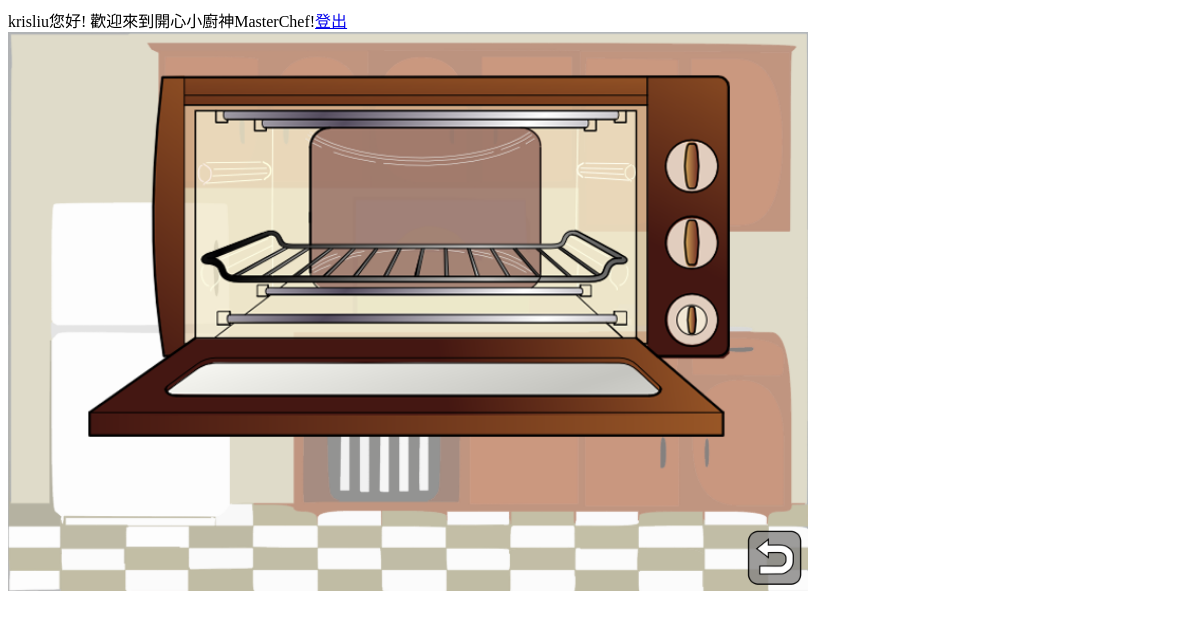
Page /masterchef/pizzamaterial.php (signed in) on the earlier database version.
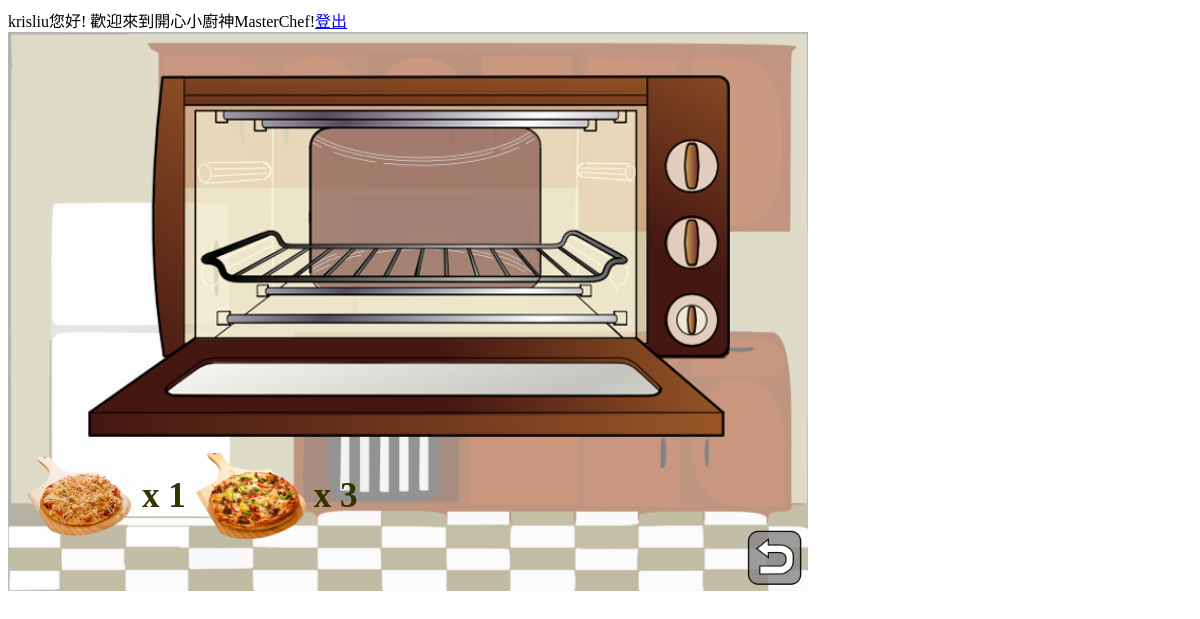
Same page on the later database version.
### tables this page shows
CREATE TABLE IF NOT EXISTS `pizzaoven` (
  `uid` int(11) NOT NULL,
  `user` varchar(11) NOT NULL,
  `name` varchar(20) NOT NULL,
  `amount` int(11) NOT NULL,
  `exp` int(11) NOT NULL,
  `time` int(11) NOT NULL,
  `cash` int(11) NOT NULL,
  `sold` int(11) NOT NULL
);

### masterchef/pizzamaterial.php (the view, shortened to what this page needs)
<?php
require("config.php");
?>
<head>
</head>
<html>
<body>
    <div class="container">
		<div>
            <div id="droppable" class="ui-widget-header">
				<img src ="pics\ovenhome.png" style="z-index:1" width="800px" id="pizza">
			</div>
		</div>
	</div>
<div class="equipment">
<table>
<?php
$sql = "select * from pizzaoven where amount>0;";
$results=mysqli_query($conn,$sql);
echo "<tr>";
while ($rs=mysqli_fetch_array($results)) {
	$src = $rs['name'];
	if($rs['status']==0)
	echo "<td><a class=\"js-open-modal btn\" href=\"#\" data-modal-id=\"buy{$rs['uid']}\">
	<img src=\"pics\\{$src}.png\" width=\"120px\"></a></td>";
	echo "<td>x " , $rs['amount'] ,"</td>" ;
}
echo"</tr>";
?>
</table>
</div>
<div class="Back" style="z-index:15">
<a href="home.php"><img src="pics/unnamed.png" id="back" width="60px" height="auto" ></a>
</div>
</body>
</html>

Differences in the rows shown:
added pizzaoven: name (picture), amount "1"
added pizzaoven: name (picture), amount "3"
